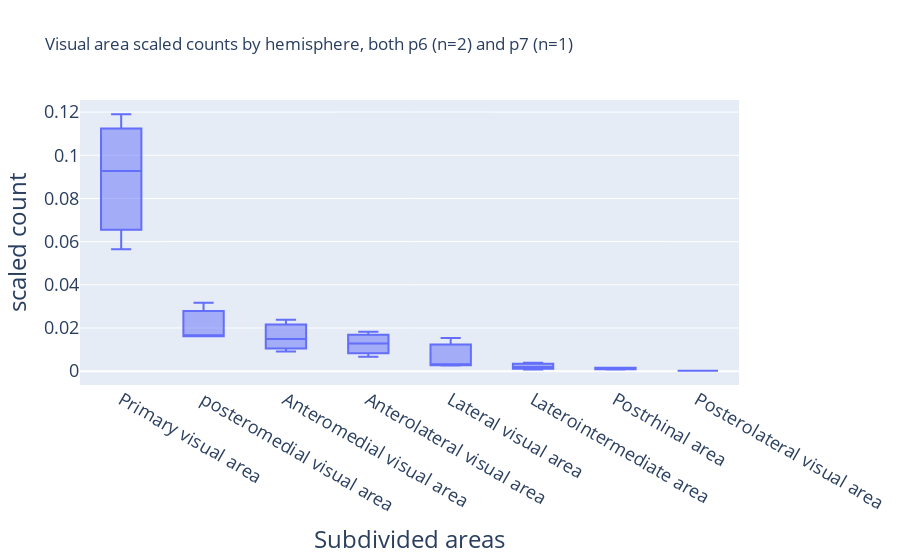

Notebook code for this chart:
### Code cell
plot_scaled_count_zoomed_sub(
    subdivided_Vis_grouped,
    "Visual area scaled counts by hemisphere, both p6 (n=2) and p7 (n=1)",
)

### Figure 1 — Plotly figure (JSON) as saved in the notebook; plotly's stock layout.template omitted (floating-point values rounded to 4 significant figures)
{"data": [{"alignmentgroup": "True", "hovertemplate": "Subdivided areas=%{x}<br>scaled count=%{y}<extra></extra>", "legendgroup": "", "marker": {"color": "#636efa"}, "name": "", "notched": false, "offsetgroup": "", "orientation": "v", "showlegend": false, "type": "box", "x": ["Anterolateral visual area", "Anteromedial visual area", "Lateral visual area", "Laterointermediate area", "Postrhinal area", "Primary visual area", "posteromedial visual area", "Anterolateral visual area", "Anteromedial visual area", "Lateral visual area", "Laterointermediate area", "Posterolateral visual area", "Postrhinal area", "Primary visual area", "posteromedial visual area", "Anterolateral visual area", "Anteromedial visual area", "Lateral visual area", "Laterointermediate area", "Postrhinal area", "Primary visual area", "posteromedial visual area"], "x0": " ", "xaxis": "x", "y": [0.006721, 0.01489, 0.003233, 0.001957, 0.001446, 0.05649, 0.01616, 0.01287, 0.02384, 0.002633, 0.0007948, 0.0001987, 0.001639, 0.09274, 0.03174, 0.01824, 0.009073, 0.0154, 0.003875, 0.0007561, 0.119, 0.01635], "y0": " ", "yaxis": "y"}], "layout": {"boxmode": "group", "legend": {"font": {"size": 20}, "tracegroupgap": 0}, "title": {"text": "Visual area scaled counts by hemisphere, both p6 (n=2) and p7 (n=1)"}, "xaxis": {"anchor": "y", "categoryarray": ["Primary visual area", "posteromedial visual area", "Anteromedial visual area", "Anterolateral visual area", "Lateral visual area", "Laterointermediate area", "Postrhinal area", "Posterolateral visual area"], "categoryorder": "array", "domain": [0, 1], "tickfont": {"size": 18}, "title": {"font": {"size": 24}, "text": "Subdivided areas"}}, "yaxis": {"anchor": "x", "domain": [0, 1], "tickfont": {"size": 18}, "title": {"font": {"size": 24}, "text": "scaled count"}}}}
